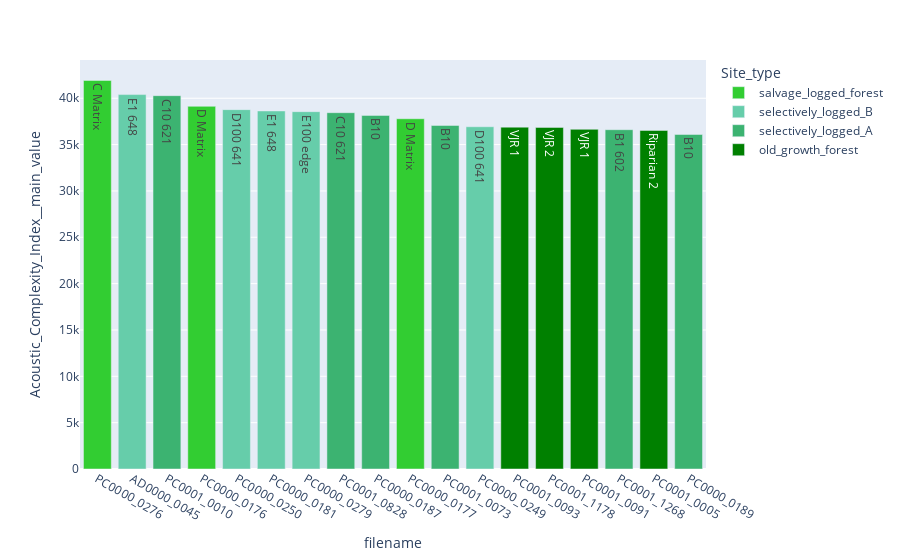

The notebook cell saved with this chart:
### Markdown cell above
### this plot did not support my assumption, that old_growth_forests should have higher values, but as there was only one file in the 6am timeframe to check, i decided to extend the analysis...

### Code cell
fig = px.bar(dfmerged, 
             x = 'filename',
             y = 'Acoustic_Complexity_Index__main_value', 
             color = 'Site_type', 
             color_discrete_map = color_discrete_map,
             text = "Site"
            )
fig.update_layout(xaxis = {'categoryorder':'total descending'})

fig.show()

### Figure 1 — Plotly figure (JSON) as saved in the notebook; plotly's stock layout.template omitted (floating-point values rounded to 4 significant figures)
{"data": [{"alignmentgroup": "True", "hovertemplate": "Site_type=salvage_logged_forest<br>filename=%{x}<br>Acoustic_Complexity_Index__main_value=%{y}<br>Site=%{text}<extra></extra>", "legendgroup": "salvage_logged_forest", "marker": {"color": "LimeGreen"}, "name": "salvage_logged_forest", "offsetgroup": "salvage_logged_forest", "orientation": "v", "showlegend": true, "text": ["D Matrix", "D Matrix", "C Matrix"], "textposition": "auto", "type": "bar", "x": ["PC0000_0176", "PC0000_0177", "PC0000_0276"], "xaxis": "x", "y": [39130.0, 37790.0, 41920.0], "yaxis": "y"}, {"alignmentgroup": "True", "hovertemplate": "Site_type=selectively_logged_B<br>filename=%{x}<br>Acoustic_Complexity_Index__main_value=%{y}<br>Site=%{text}<extra></extra>", "legendgroup": "selectively_logged_B", "marker": {"color": "MediumAquaMarine"}, "name": "selectively_logged_B", "offsetgroup": "selectively_logged_B", "orientation": "v", "showlegend": true, "text": ["E1 648", "D100 641", "D100 641", "E100 edge", "E1 648"], "textposition": "auto", "type": "bar", "x": ["PC0000_0181", "PC0000_0249", "PC0000_0250", "PC0000_0279", "AD0000_0045"], "xaxis": "x", "y": [38630.0, 36930.0, 38770.0, 38550.0, 40390.0], "yaxis": "y"}, {"alignmentgroup": "True", "hovertemplate": "Site_type=selectively_logged_A<br>filename=%{x}<br>Acoustic_Complexity_Index__main_value=%{y}<br>Site=%{text}<extra></extra>", "legendgroup": "selectively_logged_A", "marker": {"color": "MediumSeaGreen"}, "name": "selectively_logged_A", "offsetgroup": "selectively_logged_A", "orientation": "v", "showlegend": true, "text": ["B10", "B10", "C10 621", "B10", "C10 621", "B1 602"], "textposition": "auto", "type": "bar", "x": ["PC0000_0187", "PC0000_0189", "PC0001_0010", "PC0001_0073", "PC0001_0828", "PC0001_1268"], "xaxis": "x", "y": [38150.0, 36090.0, 40280.0, 37070.0, 38440.0, 36610.0], "yaxis": "y"}, {"alignmentgroup": "True", "hovertemplate": "Site_type=old_growth_forest<br>filename=%{x}<br>Acoustic_Complexity_Index__main_value=%{y}<br>Site=%{text}<extra></extra>", "legendgroup": "old_growth_forest", "marker": {"color": "green"}, "name": "old_growth_forest", "offsetgroup": "old_growth_forest", "orientation": "v", "showlegend": true, "text": ["Riparian 2", "VJR 1", "VJR 1", "VJR 2"], "textposition": "auto", "type": "bar", "x": ["PC0001_0005", "PC0001_0091", "PC0001_0093", "PC0001_1178"], "xaxis": "x", "y": [36530.0, 36650.0, 36880.0, 36860.0], "yaxis": "y"}], "layout": {"autosize": true, "barmode": "relative", "legend": {"title": {"text": "Site_type"}, "tracegroupgap": 0}, "margin": {"t": 60}, "xaxis": {"anchor": "y", "autorange": true, "categoryorder": "total descending", "domain": [0, 1], "range": [-0.5, 17.5], "title": {"text": "filename"}, "type": "category"}, "yaxis": {"anchor": "x", "autorange": true, "domain": [0, 1], "range": [0, 44130.0], "title": {"text": "Acoustic_Complexity_Index__main_value"}, "type": "linear"}}}
